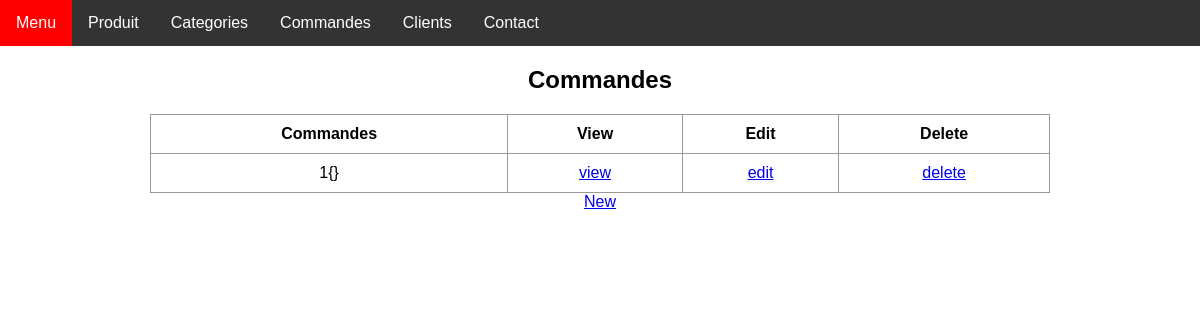
The page /employer/commandes/list/ on the database as committed earlier.
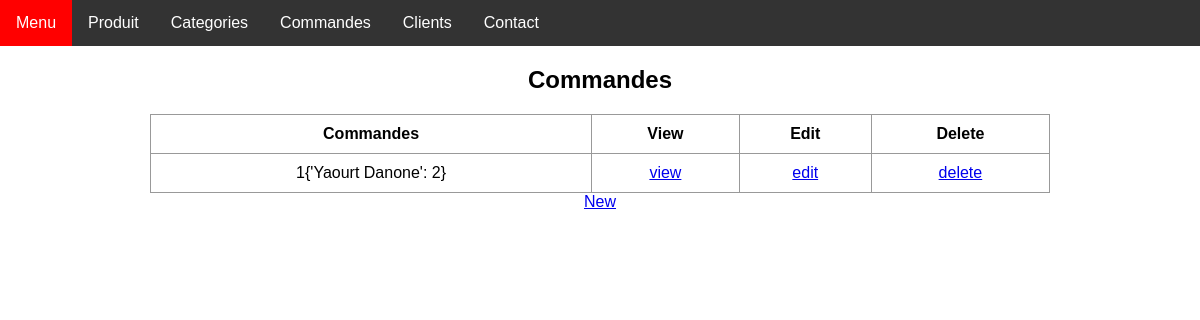
The same page on the database as committed later.
### employer/models.py (models this page shows)
class Commandes(models.Model):
    client = models.ForeignKey(Clients,on_delete=models.CASCADE)
    date = models.DateTimeField()
    commande = models.TextField(null=True)
    commande_details = models.TextField(null=True)
    def __str__(self) -> str:
        return str(self.id) +"" +self.commande

### employer/views/commandes/commandes_list.py (the view)
# urls.py: path('commandes/list/', CommandesListView.as_view(), name='commandes_list'),
class CommandesListView(ListView):
    model = Commandes
    template_name = "commandes/commandes_list.html"

### employer/templates/commandes/commandes_list.html (shortened to what this page needs)
{% extends "main.html" %}
{% block content %}
<h2 class="form-title">Commandes</h2>
<table class="table table-fluid">
    <thead>
        <tr>
            <th>Commandes</th>
            <th>View</th>
            <th>Edit</th>
            <th>Delete</th>
        </tr>
    </thead>
    <tbody>
        {% for Commandes in object_list %}
        <tr>
            <td>{{ Commandes }}</td>
            <td><a href="{% url "commandes_detail" Commandes.id %}">view</a></td>
            <td><a href="{% url "commandes_update" Commandes.id %}">edit</a></td>
            <td><a href="{% url "commandes_delete" Commandes.id %}">delete</a></td>
        </tr>
        {% endfor %}
    </tbody>
</table>
<a href="{% url "commandes_create" %}">New</a>
</div>
{% endblock %}

Rows that differ between the two databases and show on the page:
changed Commandes: id+commande "1{}" → "1{'Yaourt Danone': 2}"
